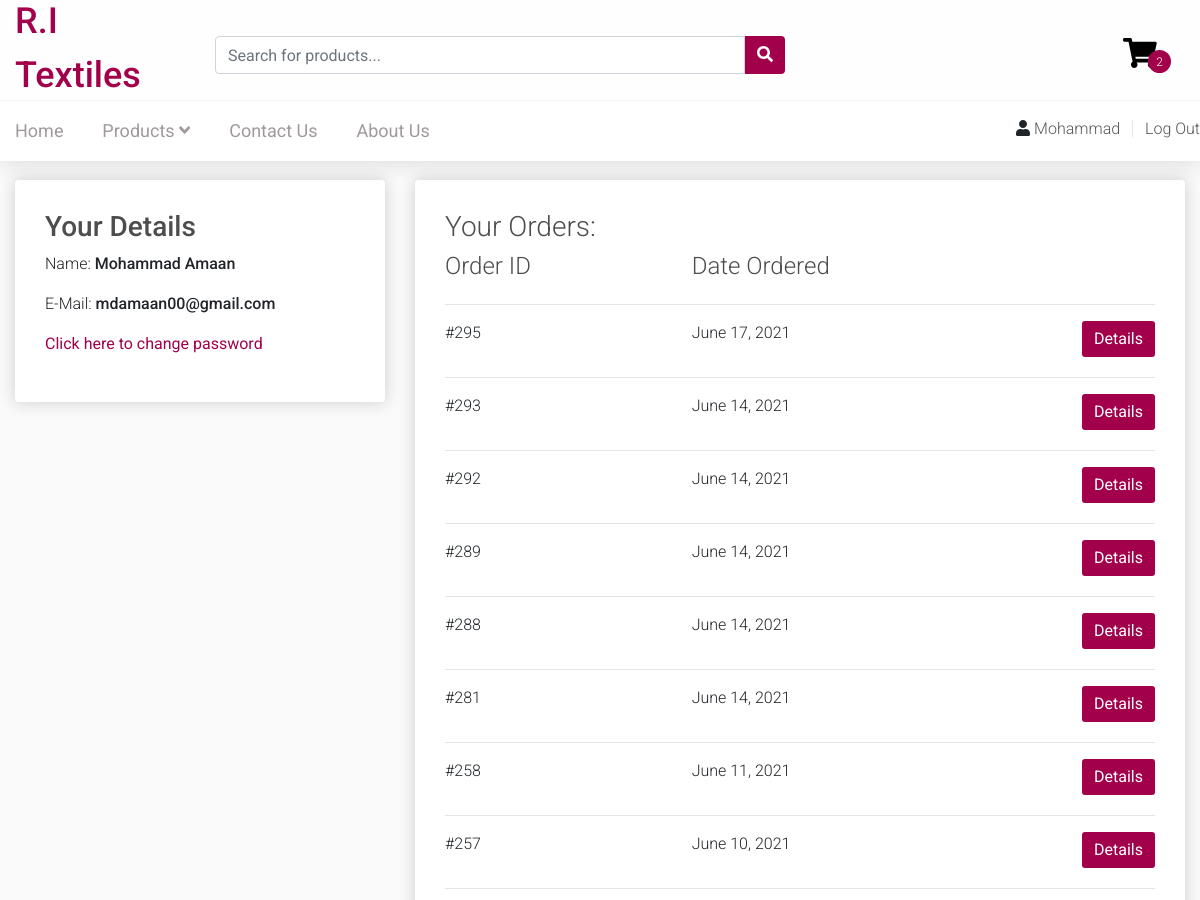
Before: /profile/ (signed in, upper part) with the older database file.
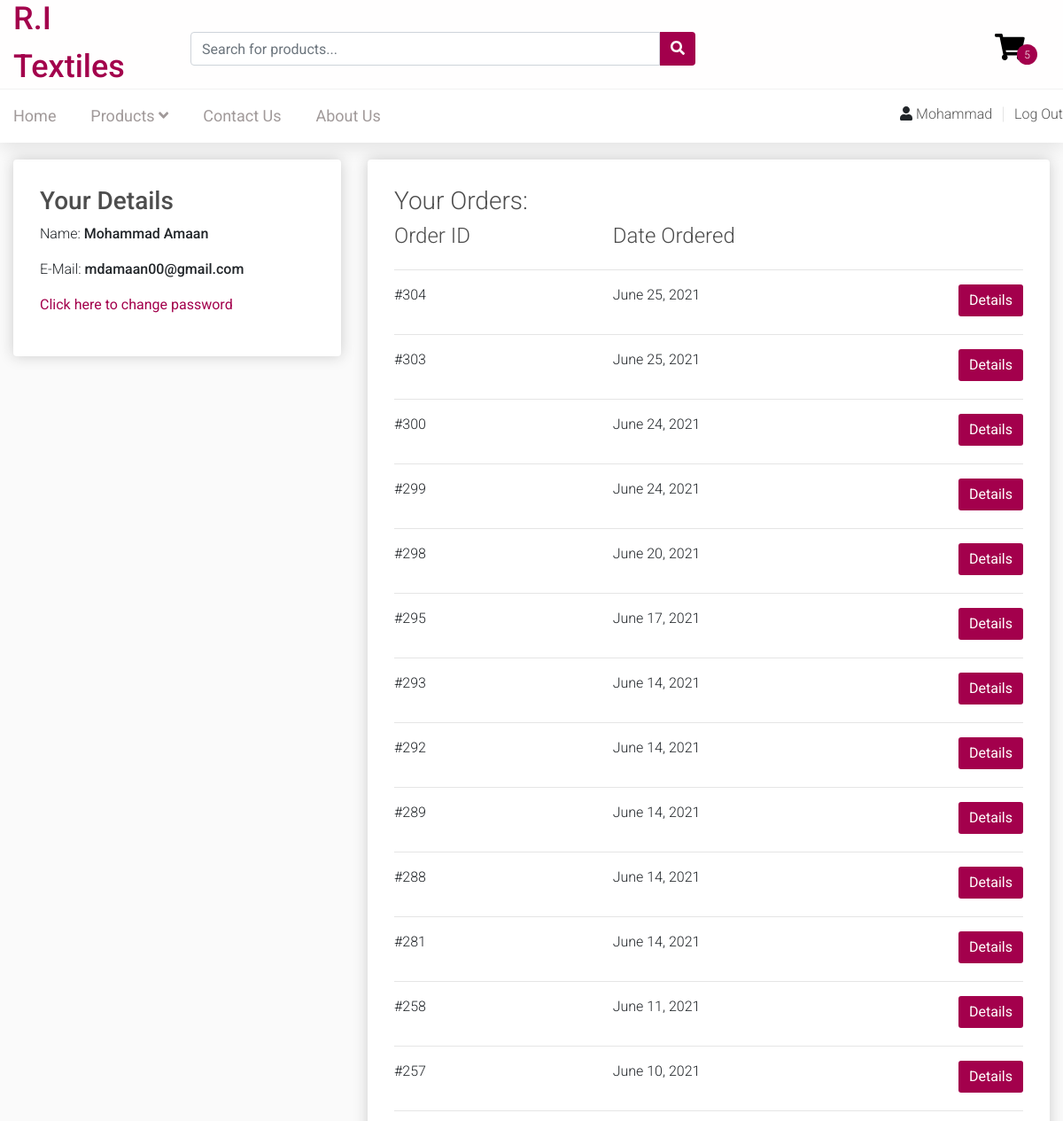
After: the same page with the newer database file.
### store/models.py (models this page shows, shortened)
class Order(models.Model):
    STATUS=(('Order Processing','Order Processing'),
            ('In transit','In transit'),
            ('Order Completed','Order Completed'))
    customer = models.ForeignKey(User, on_delete=models.SET_NULL, blank=True, null=True)
    date_orderd =  models.DateField(auto_now_add=True)
    status = models.CharField(max_length=200,null=True, choices=STATUS)
    complete = models.BooleanField(default=False, null=True, blank=False)
    total = models.DecimalField(max_digits=7,decimal_places=2,default=0)
    tax = models.DecimalField(max_digits=7,decimal_places=2,default=0)
    grandtotal = models.DecimalField(max_digits=7,decimal_places=2,default=0)
    transaction_id = models.CharField(max_length=200, null=True)
    address = models.ForeignKey(AllAddresses,on_delete=models.SET_NULL,blank=True,null=True)
    @property
    def get_cart_item(self):
        orderitems = self.orderitem_set.all()
        total = sum([item.quantity for item in orderitems])
        return total

### store/views.py (the view)
# urls.py: path('profile/',views.profile,name='profile'),
@login_required(login_url='login')
def profile(request):
    customer = request.user
    orders = Order.objects.filter(customer=customer,complete=True)[::-1]
    if request.user.is_authenticated:
        customer = request.user
        order, created = Order.objects.get_or_create(customer=customer , complete=False)
        items = order.orderitem_set.all()
        cartItems = order.get_cart_item
    else:
        items = []
        order = {'get_cart_total':0,'get_cart_item':0,'shipping': False}
        cartItems = order['get_cart_item']
    categories = Categories.objects.all()
    context = {'items':items, 'cartItems':cartItems,'categories':categories,'orders':orders,'customer':customer}
    return render(request, 'store/userpage.html',context)

### store/models.py (called while the page is built)
    def __str__(self):
        return self.email

### store/templates/store/userpage.html (shortened to what this page needs)
{% extends 'store/main.html' %}
{% load static %}
{% block content %}
<div class="container margin-top">
    <div class="row">
        <div class="col-md-4 mb-4">
            <div class="box-element ">
                <div class="card-body">
                    <h3><strong>Your Details</strong></h3>
                    <p>Name: <strong>{{customer.first_name}} {{customer.last_name}}</strong></p>
                    <p>E-Mail: <strong>{{customer.email}}</strong></p>
                    {% if customer.email %}
                    <p><a class="my-link" href="{% url 'change_password' %}">Click here to change password</a></p>
                    {% endif %}
                </div>
            </div>
        </div>
        <div class="col-md-8">
            {% if orders %}
            <div class="box-element">
                <div class="card-body">
                    <h3>Your Orders:</h3>
                    <div class="row">
                        <div class="col">
                            <h4>Order ID</h4>
                        </div>
                        <div class="col">
                            <h4>Date Ordered</h4>
                        </div>
                        <div class="col">
                        </div>
                    </div>
                    <hr>
                    {% for order in orders %}
                    <div class="row mb-3">
                        <div class="col">
                            <p>#{{order.id}}</p>
                        </div>
                        <div class="col">
                            <p>{{order.date_orderd}}</p>
                        </div>
                        <div class="col" style="text-align: right;">
                            <a href="order-details/{{order.id}}" class="btn btn-success">Details</a>
                        </div>
                    </div>
                    <hr>
                    {% endfor %}
                </div>
            </div>
            {% else %}
            <div style="text-align: center; padding-top: 20%; padding-bottom: 20%;">
                <h1 class="mb-4">Looks like you haven't ordered anything.</h1>
                <a class=" my-btn" href="{% url 'home' %}">« Continue Shopping</a>
            </div>
            {% endif %}
        </div>
    </div>
</div>
{% endblock %}

### store/templates/store/main.html (shortened to what the changed rows need)
<!DOCTYPE html>
{% load static %}
<html>
<head>
    <link rel="stylesheet" href="https://stackpath.bootstrapcdn.com/bootstrap/4.4.1/css/bootstrap.min.css"
>
    <link rel="stylesheet" href="{% static 'css/mdb-pro.min.css' %}">
    <link rel="stylesheet" href="{% static 'css/main.css' %}">
    <link rel="stylesheet" href="{% static 'css/input.css' %}">
</head>
<body>
    <header class="header fixed-top">
        <div class="header_main" style="background-color:rgb(255, 254, 254);">
            <div class="container">
                <div class="row">
                    <div class="col-lg-4 col-9 order-lg-3 order-2 text-lg-left text-right">
                        <div class="wishlist_cart d-flex flex-row align-items-center justify-content-end">
                            <a href="{% url 'cart' %}">
                                <div class="cart">
                                    <div class="cart_container d-flex flex-row align-items-center justify-content-end">
                                        <div class="cart_icon"> <i class="fas fa-shopping-cart"></i>
                                            <div class="cart_count"><span id="total-items">{{cartItems}}</span></div>
                                        </div>
                                    </div>
                                </div>
                            </a>
                        </div>
                    </div>
                </div>
            </div>
        </div>
    </header>
    {% block content %}
    {% endblock content %}
</body>
</html>

Changed rows visible on the page:
added Order: id "304", date_orderd "June 25, 2021"
added Order: id "303", date_orderd "June 25, 2021"
added Order: id "300", date_orderd "June 24, 2021"
added Order: id "299", date_orderd "June 24, 2021"
now on this page (row edited): Order: id "298", date_orderd "June 20, 2021"
Other visible differences:
{{ cartItems }}: "2" → "5"
